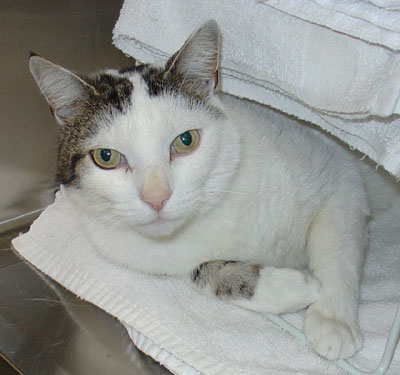
#> input picture Lab2/Dataset500/Cat/106.jpg, 400 x 375 px, given in place of the camera
$ python reto4.py
#> lines starting #> are read from the running program, lines starting #| are printed output that depends on the picture; after the words box and inside, x2 and y2 are one past the last pixel; in counts of white or black regions, pixels touching at a corner belong together
import cv2
import numpy as np

cap = cv2.VideoCapture(0)

if not cap.isOpened():
    print("Cannot access the camera")
    exit()

colorRanges = {
    "Yellow": (np.array([15, 80, 180]), np.array([35, 255, 255])),
    "Pink":   (np.array([160, 120, 120]), np.array([179, 255, 255])),
    "Light Green": (np.array([35, 80, 80]), np.array([65, 255, 255])),
    "Yellow": (np.array([5, 40, 160]), np.array([20, 120, 255])),
    "Purple": (np.array([125, 100, 100]), np.array([150, 255, 255]))
}

while True:
    ret, frame = cap.read()
#> frame is the input picture: shape (375, 400, 3); mean B, G, R 147.4, 151, 149.1
    if not ret:
        break

    hsv = cv2.cvtColor(frame, cv2.COLOR_BGR2HSV)
#> hsv: shape (375, 400, 3); mean H, S, V 60.7, 21.4, 153.7

    for colorName, (lower, upper) in colorRanges.items():
        mask = cv2.inRange(hsv, lower, upper)

        # Find contours in the mask
        contours, _ = cv2.findContours(mask, cv2.RETR_TREE, cv2.CHAIN_APPROX_SIMPLE)

        for cnt in contours:
            area = cv2.contourArea(cnt)
            if area > 500:  # filter noise
                x, y, w, h = cv2.boundingRect(cnt)
                cv2.rectangle(frame, (x, y), (x + w, y + h), (0, 255, 0), 2)
                cv2.putText(frame, colorName, (x, y - 10), cv2.FONT_HERSHEY_SIMPLEX,
                            0.9, (0, 255, 0), 2)
#> this loop made 4 passes
#> contours on pass 4: [[[108, 152]]]
#> pass 1, `mask = cv2.inRange(hsv, lower, upper)`:
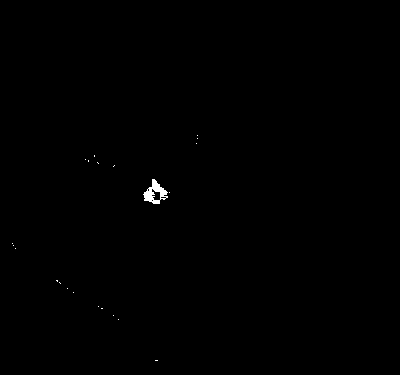
#> mask: shape (375, 400); 0.21% white; 22 white regions (21 under 20 px), largest, box (x1, y1, x2, y2) and area: (143, 179, 168, 204) 291
#> after the loop:
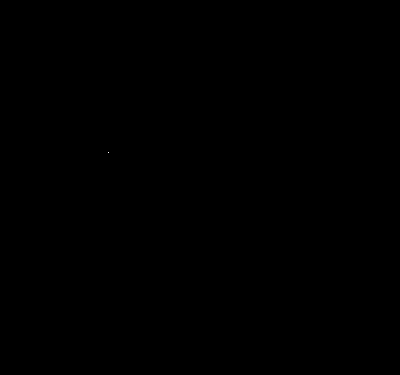
#> mask: shape (375, 400); 0% white in thin lines or dots, all inside (x1, y1, x2, y2) = (108, 152, 109, 153)

    cv2.imshow("Color Detection", frame)

    if cv2.waitKey(1) & 0xFF == ord('q'):
#> (key q is pressed here)
        break

cap.release()
cv2.destroyAllWindows()

$ run again, on Lab2/Dataset500/Cat/13.jpg
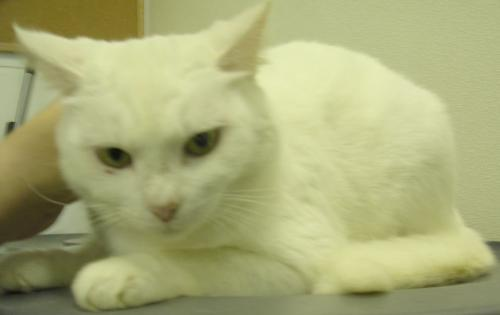
#> input picture Lab2/Dataset500/Cat/13.jpg, 500 x 315 px, given in place of the camera
#> frame is the input picture: shape (315, 500, 3); mean B, G, R 120.2, 171.8, 169
#> hsv: shape (315, 500, 3); mean H, S, V 31.9, 81.4, 172.8
#> the loop `for colorName, (lower, upper) in colorRanges.items():` made 4 passes
#> pass 3, `mask = cv2.inRange(hsv, lower, upper)`:
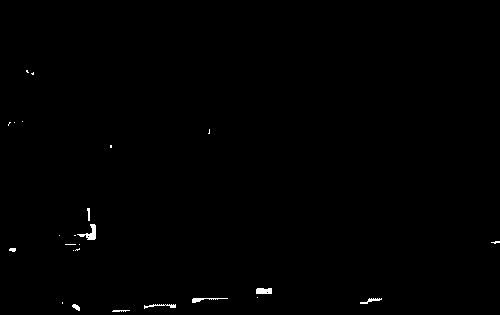
#> mask: shape (315, 500); 0.38% white; 25 white regions (16 under 20 px), largest, box (x1, y1, x2, y2) and area: (77, 224, 96, 240) 123, (256, 288, 272, 294) 90, (192, 298, 228, 303) 73
